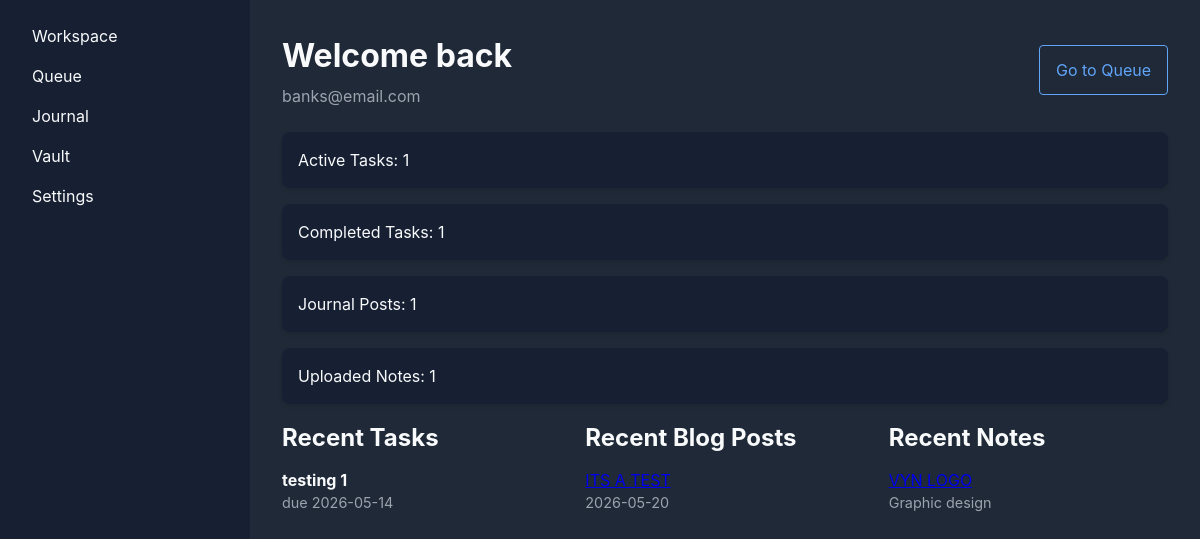
Page /workspace (signed in) on the committed database.
### app.py (models this page shows)
class Task(db.Model):
    id = db.Column(db.Integer, primary_key=True)
    title = db.Column(db.String(200), nullable=False)
    category = db.Column(db.String(64), nullable=False, default='Personal')
    due_date = db.Column(db.Date, nullable=True)
    reminder = db.Column(db.DateTime, nullable=True)
    completed = db.Column(db.Boolean, nullable=False, default=False)
    user_id = db.Column(db.Integer, db.ForeignKey('user.id'), nullable=False)

class BlogPost(db.Model):
    id = db.Column(db.Integer, primary_key=True)
    title = db.Column(db.String(200), nullable=False)
    content = db.Column(db.Text, nullable=False)
    category = db.Column(db.String(64), nullable=False, default='Personal')
    tags = db.Column(db.String(256), nullable=True)
    published = db.Column(db.Boolean, nullable=False, default=True)
    published_at = db.Column(db.DateTime, nullable=False, default=datetime.utcnow)
    author_id = db.Column(db.Integer, db.ForeignKey('user.id'), nullable=False)
    comments = db.relationship('Comment', backref='post', cascade='all, delete-orphan')
    likes = db.relationship('PostLike', backref='post', cascade='all, delete-orphan')

class Note(db.Model):
    id = db.Column(db.Integer, primary_key=True)
    title = db.Column(db.String(200), nullable=False)
    subject = db.Column(db.String(100), nullable=False, default='General')
    filename = db.Column(db.String(260), nullable=False)
    uploaded_at = db.Column(db.DateTime, nullable=False, default=datetime.utcnow)
    user_id = db.Column(db.Integer, db.ForeignKey('user.id'), nullable=False)

### app.py (the view)
@app.route('/workspace')
def workspace():
    if 'logged_in' not in session or not session['logged_in']:
        return redirect(url_for('login'))
    active_tasks = Task.query.filter_by(user_id=session['user_id'], completed=False).order_by(Task.due_date.asc(), Task.id.desc()).limit(5).all()
    completed_tasks_count = Task.query.filter_by(user_id=session['user_id'], completed=True).count()
    active_tasks_count = Task.query.filter_by(user_id=session['user_id'], completed=False).count()
    posts_count = BlogPost.query.filter_by(author_id=session['user_id'], published=True).count()
    notes_count = Note.query.filter_by(user_id=session['user_id']).count()
    recent_posts = BlogPost.query.filter_by(author_id=session['user_id'], published=True).order_by(BlogPost.published_at.desc()).limit(3).all()
    recent_notes = Note.query.filter_by(user_id=session['user_id']).order_by(Note.uploaded_at.desc()).limit(3).all()
    return render_template(
        'workspace.html',
        user_email=session.get('user_email'),
        active_tasks=active_tasks,
        completed_tasks_count=completed_tasks_count,
        active_tasks_count=active_tasks_count,
        posts_count=posts_count,
        notes_count=notes_count,
        recent_posts=recent_posts,
        recent_notes=recent_notes,
    )

### app.py (called while the page is built)
@app.before_request
def require_login():
    allowed_routes = ['login', 'signup', 'static']
    if 'logged_in' not in session and request.endpoint not in allowed_routes:
        return redirect(url_for('login'))

### templates/workspace.html (shortened to what this page needs)
<!DOCTYPE html>
<html lang="en">
<head>
    <link rel="stylesheet" href="/static/css/style.css">
</head>
<body class="app-shell">
    <aside class="sidebar">
        <nav>
            <ul>
                <li><a href="/workspace">Workspace</a></li>
                <li><a href="/tasks">Queue</a></li>
                <li><a href="/journal">Journal</a></li>
                <li><a href="/vault">Vault</a></li>
                <li><a href="/settings">Settings</a></li>
            </ul>
        </nav>
    </aside>
    <main class="main-content">
        <div class="workspace-header">
            <div>
                <h1>Welcome back</h1>
                <p class="subtext">{{ user_email }}</p>
            </div>
            <a class="btn secondary" href="/tasks">Go to Queue</a>
        </div>
        <section class="stats">
            <div class="stat-card">Active Tasks: {{ active_tasks_count }}</div>
            <div class="stat-card">Completed Tasks: {{ completed_tasks_count }}</div>
            <div class="stat-card">Journal Posts: {{ posts_count }}</div>
            <div class="stat-card">Uploaded Notes: {{ notes_count }}</div>
        </section>
        <section class="recent-items">
            <div class="recent-column">
                <h2>Recent Tasks</h2>
                {% if active_tasks %}
                    <ul>
                        {% for task in active_tasks %}
                            <li>
                                <strong>{{ task.title }}</strong>
                                {% if task.due_date %}
                                    <span class="meta">due {{ task.due_date.strftime('%Y-%m-%d') }}</span>
                                {% endif %}
                            </li>
                        {% endfor %}
                    </ul>
                {% else %}
                    <p>No active tasks yet. Add one in Queue.</p>
                {% endif %}
            </div>
            <div class="recent-column">
                <h2>Recent Blog Posts</h2>
                {% if recent_posts %}
                    <ul>
                        {% for post in recent_posts %}
                            <li>
                                <a href="{{ url_for('post_detail', post_id=post.id) }}">{{ post.title }}</a>
                                <span class="meta">{{ post.published_at.strftime('%Y-%m-%d') }}</span>
                            </li>
                        {% endfor %}
                    </ul>
                {% else %}
                    <p>No published posts yet. Share a learning experience.</p>
                {% endif %}
            </div>
            <div class="recent-column">
                <h2>Recent Notes</h2>
                {% if recent_notes %}
                    <ul>
                        {% for note in recent_notes %}
                            <li>
                                <a href="{{ url_for('note_preview', note_id=note.id) }}">{{ note.title }}</a>
                                <span class="meta">{{ note.subject }}</span>
                            </li>
                        {% endfor %}
                    </ul>
                {% else %}
                    <p>No notes uploaded yet. Add one in Vault.</p>
                {% endif %}
            </div>
        </section>
    </main>
</body>
</html>

### static/css/style.css (style rules this page uses)
:root { --bg: #111827; --surface: #1F2937; --surface-alt: #172033; --border: #374151; --text: #F9FAFB; --muted: #9CA3AF; --accent: #60A5FA; --accent-hover: #93C5FD; --danger: #F87171; --success: #34D399; font-family: Inter, IBM Plex Sans, Segoe UI, Arial, sans-serif; }
* { margin: 0; padding: 0; box-sizing: border-box; }
body { background-color: var(--bg); color: var(--text); font-family: var(--font-family); line-height: 1.5; }
.app-shell { display: flex; height: 100vh; }
.sidebar { background-color: var(--surface-alt); width: 250px; padding: 1rem; }
.sidebar nav ul { list-style: none; }
.sidebar nav ul li a { color: var(--text); text-decoration: none; display: block; padding: 0.5rem 1rem; border-radius: 4px; }
.main-content { flex: 1; padding: 2rem; background-color: var(--surface); }
.stat-card, .journal-card, .note-card { background-color: var(--surface-alt); padding: 1rem; border-radius: 8px; margin-bottom: 1rem; box-shadow: 0 2px 4px rgba(0, 0, 0, 0.1); }
.workspace-header { display: flex; justify-content: space-between; align-items: center; gap: 1rem; margin-bottom: 1.5rem; }
.workspace-header .subtext { color: var(--muted); margin-top: 0.25rem; }
.recent-items { display: grid; grid-template-columns: repeat(3, minmax(0, 1fr)); gap: 1.5rem; }
.recent-column h2 { margin-bottom: 0.75rem; }
.recent-column ul { list-style: none; }
.recent-column li { margin-bottom: 0.75rem; }
.recent-column .meta { display: block; color: var(--muted); font-size: 0.9rem; }
.btn { display: inline-flex; align-items: center; justify-content: center; padding: 0.75rem 1rem; border-radius: 4px; text-decoration: none; }
.btn.secondary { background-color: transparent; border: 1px solid var(--accent); color: var(--accent); }

### rows in the picture
Task: title "testing 1", due_date "2026-05-14"
BlogPost: published_at "2026-05-20"
Note: subject "Graphic design"

### other values in the picture
{{ user_email }} "banks@email.com"
{{ active_tasks_count }} "1"
{{ completed_tasks_count }} "1"
{{ posts_count }} "1"
{{ notes_count }} "1"
